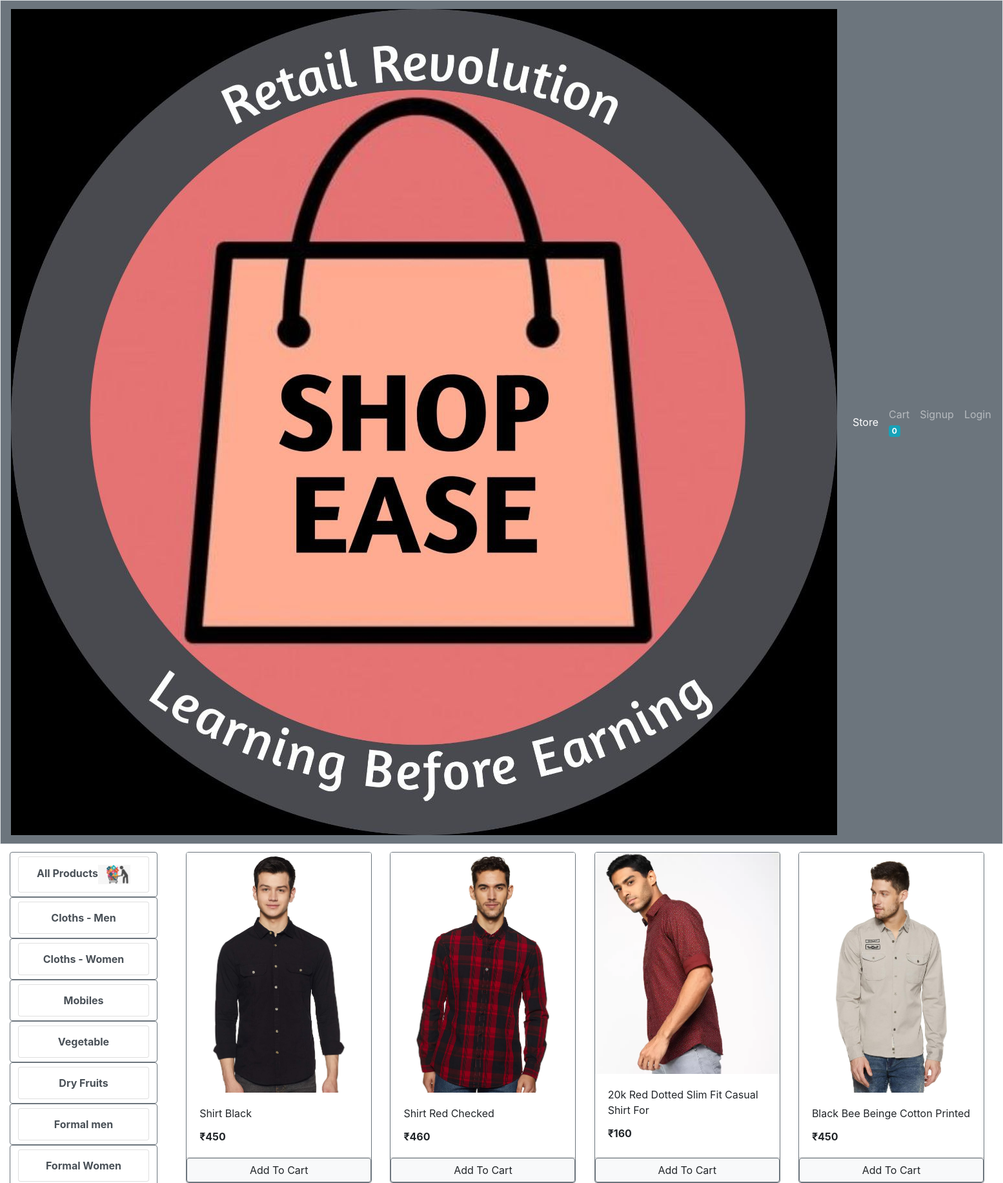
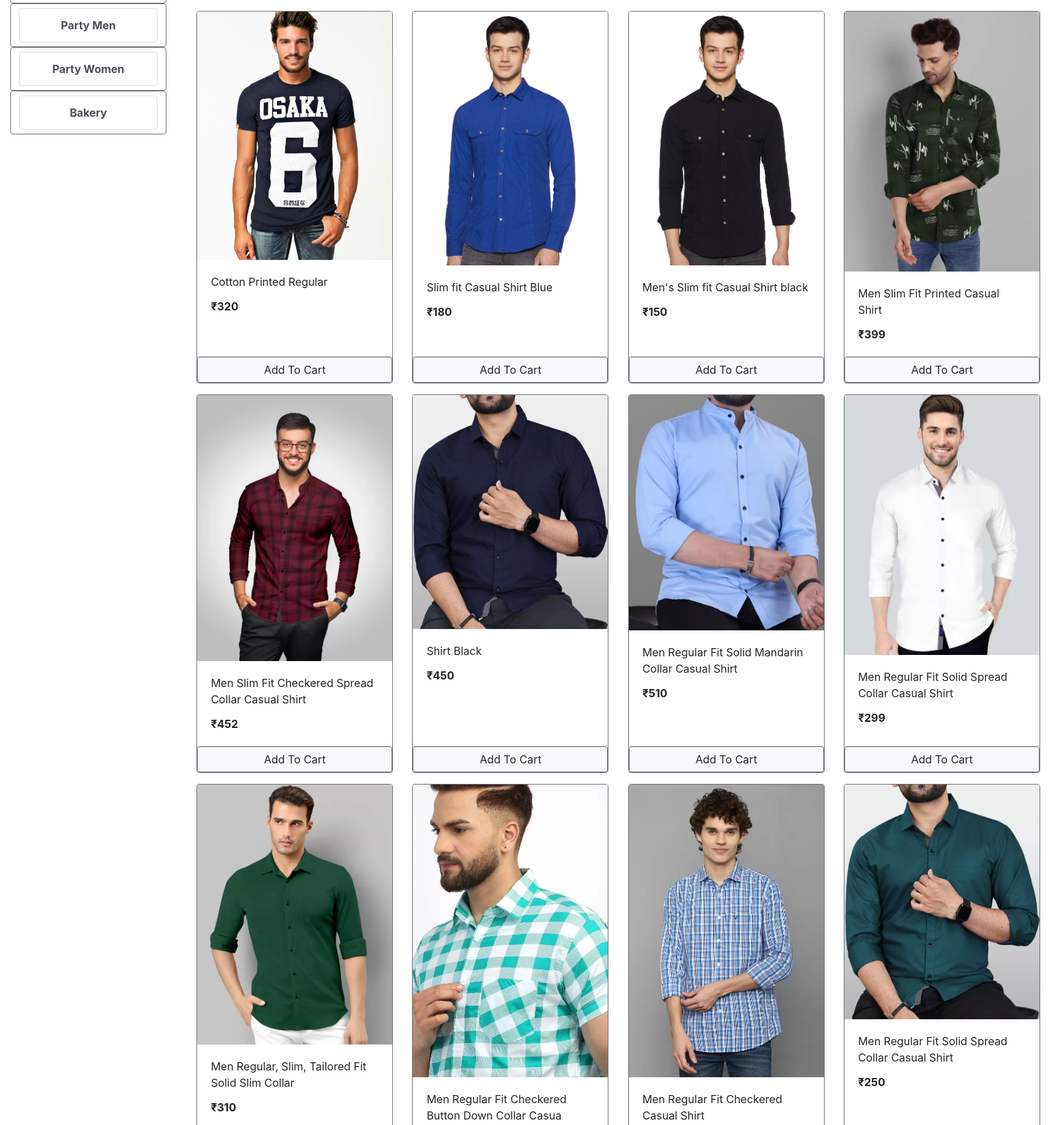
The page / (upper part) on the database its author committed (2 pictures, top to bottom).
### store/models/catagory.py (models this page shows, shortened)
class Catagory(models.Model):
    name = models.CharField(max_length=20)
    @staticmethod
    def get_all_catagories():
        return Catagory.objects.all()

### store/models/product.py (models this page shows, shortened)
class Product(models.Model):
    name = models.CharField(max_length=50)
    price = models.IntegerField(default=0)
    catagory = models.ForeignKey(Catagory, on_delete=models.CASCADE, default=1, null=True, blank=True)
    discription = models.CharField(max_length=300)
    images = models.ImageField(upload_to='uploads/products/')
    @staticmethod
    def get_all_products():
        return Product.objects.all

### store/views/home.py (the view, shortened to what this page needs)
# urls.py: path('', Index.as_view(), name='homepage'),
class Index(View):
    def get(self , request):
        cart = request.session.get('cart')
        if not cart:
            request.session['cart'] = {}
        products = None
        catagories = Catagory.get_all_catagories()
        catagoryID = request.GET.get('catagory')
        if catagoryID:
            products = Product.get_all_products_by_catagoryid(catagoryID)
        else:
            products = Product.get_all_products()
        data = {}
        data['products'] = products
        data['catagories'] = catagories
        print('you are: ', request.session.get('email'))
        return render(request, 'index.html', data)

### store/templatetags/cart.py (called while the page is built)
@register.filter(name='is_in_cart')
def is_in_cart(product , cart):
    keys = cart.keys()
    for id in keys:
        if int(id) == product.id:
            return True
    return False;

### store/templatetags/custom_filter.py (called while the page is built)
@register.filter(name='currency')
def currency(number):
    return "₹"+str(number)

### store/templates/index.html (shortened to what this page needs)
{% extends "base.html" %}
{% block content %}
{% load cart %}
{% load custom_filter%}
<link rel="stylesheet" href="https://cdnjs.cloudflare.com/ajax/libs/OwlCarousel2/2.3.4/assets/owl.carousel.min.css"
 />
    <link rel="stylesheet"
        href="https://cdnjs.cloudflare.com/ajax/libs/OwlCarousel2/2.3.4/assets/owl.theme.default.min.css"
 />
<link rel="stylesheet" href="https://cdnjs.cloudflare.com/ajax/libs/OwlCarousel2/2.3.4/assets/owl.carousel.min.css">
<link rel="stylesheet" href="https://cdnjs.cloudflare.com/ajax/libs/OwlCarousel2/2.3.4/assets/owl.theme.default.min.css">
  <div class="container-fluid mt-3">
    <div class="row">
      <div class="col-lg-2 mx-auto" id="sticky-product">
        <div class="list-group">
          <div class="btn btn-outline-secondary" id="cat-size">
            <a href="/" class="list-group-item list-group-item-action"><b>All Products</b><img style="height:30px" src="/static/images/all products icon.jpg" alt="All Products Icon"></a>
          </div>
        {% for catagory in catagories %}
          <div class="btn btn-outline-secondary" >
            <a href="/?catagory={{catagory.id}}" class="list-group-item list-group-item-action" ><b>{{catagory.name}}</b><img style="height:20px" src="/static/images/cart Men formal logo.jfif" alt=""></a>
          </div>
        {% endfor %}
        </div>
      </div>
      <div id="products" class="col-lg-10 mx-auto">
        <div class="row mx-auto">
          {% for product in products %}
            <div class="card mx-auto mb-3 border border-secondary" id={{product.id}} style="width: 18rem;">
              <img class="card-img-top" src="{{product.images.url}}" alt="Card image cap">
              <div class="card-body">
                <p class="card-title">{{product.name}}</p>
                <p class="card-text"><b>{{product.price|currency}}</b></p>
              </div>
              <div class="card-footer p-0 no-gutters">
                {% if product|is_in_cart:request.session.cart %}
                <div class="row no-gutters">
                  <form action="/#{{product.id}}" method="post" class="col-2">
                    {% csrf_token %}
                    <input hidden type="text" name='product' value='{{product.id}}'>
                    <input hidden type="text" name='remove' value='True'>
                    <input type="submit" value=" - " class="btn btn-block btn-secondary">
                  </form>
                  <div class="text-center col">{{product|cart_quantity:request.session.cart}} in Cart</div>
                  <form action="/#{{product.id}}" method="post" class="col-2">
                    {% csrf_token %}
                    <input hidden type="text" name='product' value='{{product.id}}'>
                    <input type="submit" value=" + " class="btn btn-block btn-secondary">
                  </form>
                </div>
                {% else %}
                <form action="/#{{product.id}}" method="POST" class="btn-block">
                  <input type="submit" class="float-right btn btn-light form-control border border-secondary" value="Add To Cart">
                  </form>
                {% endif %}
              </div>
            </div>
            {% endfor %}
        </div>
      </div>
      </div>
    </div>
{% endblock %}

### store/templates/index.html (style rules this page uses)
#sticky-product { position: sticky; top:70px; height: 10.4vh; background-color: white; }

### rows shown on the page
Catagory: name "Cloths - Men"
Catagory: name "Cloths - Women"
Catagory: name "Mobiles"
Catagory: name "Vegetable"
Catagory: name "Dry Fruits"
Catagory: name "Formal men"
Catagory: name "Formal Women"
Catagory: name "Party Men"
Catagory: name "Party Women"
Catagory: name "Bakery"
Product: {{ product.id }} 1 (drawn), images (picture), name "Shirt Black", price "₹450"
Product: images (picture), name "Shirt Red Checked", price "₹460"
Product: images (picture), name "20k Red Dotted Slim Fit Casual Shirt For", price "₹160"
Product: images (picture), name "Black Bee Beinge Cotton Printed", price "₹450"
Product: images (picture), name "Cotton Printed Regular", price "₹320"
Product: images (picture), name "Slim fit Casual Shirt Blue", price "₹180"
Product: images (picture), name "Men's Slim fit Casual Shirt black", price "₹150"
Product: images (picture), name "Men Slim Fit Printed Casual Shirt", price "₹399"
Product: images (picture), name "Men Slim Fit Checkered Spread Collar Casual Shirt", price "₹452"
Product: images (picture), name "Shirt Black", price "₹450"
Product: images (picture), name "Men Regular Fit Solid Mandarin Collar Casual Shirt", price "₹510"
Product: images (picture), name "Men Regular Fit Solid Spread Collar Casual Shirt", price "₹299"
Product: images (picture), name "Men Regular, Slim, Tailored Fit Solid Slim Collar", price "₹310"
Product: images (picture), name "Men Regular Fit Checkered Button Down Collar Casua"
Product: images (picture), name "Men Regular Fit Checkered Casual Shirt"
Product: images (picture), name "Men Regular Fit Solid Spread Collar Casual Shirt", price "₹250"

### other values the page prints
{{ request.session.cart.keys|length }} "0"
